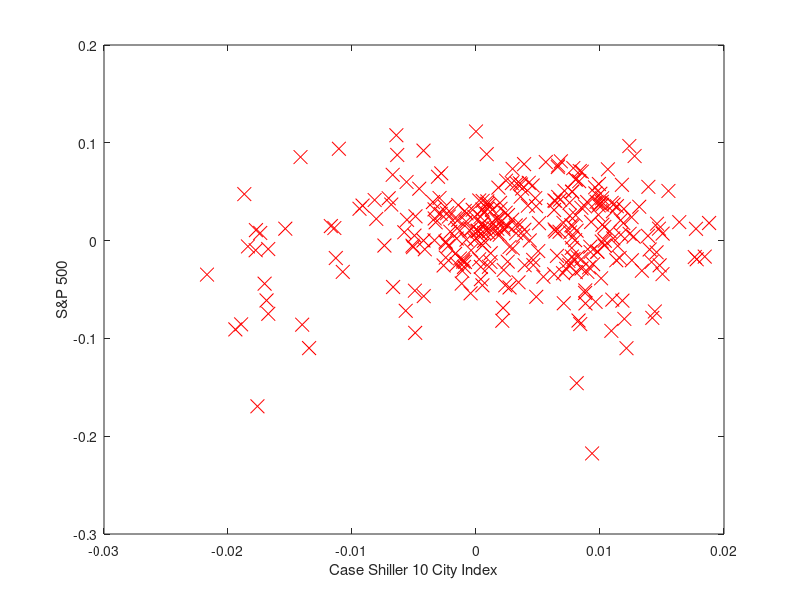

Source code (MATLAB):
data = load('spcs_on_spx.txt');
X = data(:,1);
y = data(:,2);
m=length(y)

% plotData(X,y) you would save this in plotData.m
plot(X, y, 'rx', 'MarkerSize', 10);     % Plot the data
ylabel('S&P 500');           % Set the y-axis label
xlabel('Case Shiller 10 City Index') % set the x-axis label

X = [ones(m,1), data(:,1)];
theta = zeros(2, 1)


%function J = costFunction(X, y, theta)
J = 1/(2*m) * sum(((X*theta)-y).^2)

X (:,1) % first column (of ones in the matrix)
X (:,2) % second column (first variable in the model)